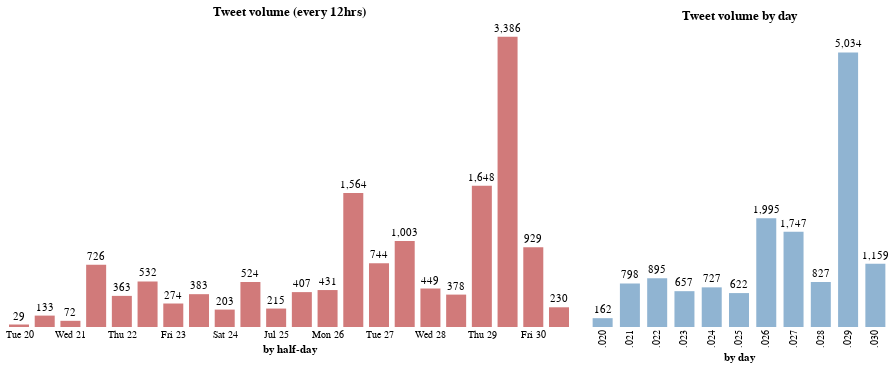

Here is the notebook cell this chart was saved with:
### Code cell
import altair as alt
alt.data_transformers.disable_max_rows()

steelblue = 'rgb(70,130,180)'

tweet_by_hours_bar = alt.Chart(all_tweets_time, title='Tweet volume (every 12hrs)').mark_bar(
    opacity=0.6, color='firebrick', size=20).encode(
    x=alt.X('time_bins_12h:T', axis=alt.Axis(title='by half-day', ticks=False)),
    y=alt.Y('count:Q', axis=None),  
)

tweet_by_hours_text = alt.Chart(all_tweets_time).mark_text(
    align='center',
    baseline='middle',
    color='black',
    dy=-8 
).encode(
    x=alt.X('time_bins_12h:T', axis=alt.Axis(ticks=False)),
    y=alt.Y('count:Q', axis=None),
    text=alt.Text('count:Q', format=',')
)

tweet_by_days_bar = alt.Chart(all_tweets_day, title='Tweet volume by day').mark_bar(opacity=0.6, color='steelblue', size=20).encode(
    x=alt.X('day_bins:O', axis=alt.Axis(title='by day', ticks=False)),
    y=alt.Y('count:Q', axis=None),  
)

tweet_by_days_text = alt.Chart(all_tweets_day).mark_text(
    align='center',
    baseline='middle',
    color='black',
    dy=-8 
).encode(
    x=alt.X('day_bins:T', axis=alt.Axis(ticks=False)),
    y=alt.Y('count:Q', axis=alt.Axis(title='count', ticks=False)),  
    text=alt.Text('count:Q', format=',')
)

tweet_by_hours = (tweet_by_hours_bar + tweet_by_hours_text).properties(
    width=550,
    height=300)

tweet_by_days = (tweet_by_days_bar + tweet_by_days_text).properties(
    width=300,
    height=300)

(tweet_by_hours | tweet_by_days).configure_axis(
    grid=False,
    domain=False
).configure_view(
    strokeWidth=0)

### Figure 1 — Vega-Lite specification as saved in the notebook (floating-point values rounded to 4 significant figures)
{"config": {"view": {"continuousWidth": 400, "continuousHeight": 300, "strokeWidth": 0}, "axis": {"domain": false, "grid": false}}, "hconcat": [{"layer": [{"mark": {"type": "bar", "color": "firebrick", "opacity": 0.6, "size": 20}, "encoding": {"x": {"type": "temporal", "axis": {"ticks": false, "title": "by half-day"}, "field": "time_bins_12h"}, "y": {"type": "quantitative", "axis": null, "field": "count"}}, "title": "Tweet volume (every 12hrs)"}, {"mark": {"type": "text", "align": "center", "baseline": "middle", "color": "black", "dy": -8}, "encoding": {"text": {"type": "quantitative", "field": "count", "format": ","}, "x": {"type": "temporal", "axis": {"ticks": false}, "field": "time_bins_12h"}, "y": {"type": "quantitative", "axis": null, "field": "count"}}}], "data": {"name": "data-80de1338cd66c3a6cec6800815b209b3"}, "height": 300, "width": 550}, {"layer": [{"mark": {"type": "bar", "color": "steelblue", "opacity": 0.6, "size": 20}, "encoding": {"x": {"type": "ordinal", "axis": {"ticks": false, "title": "by day"}, "field": "day_bins"}, "y": {"type": "quantitative", "axis": null, "field": "count"}}, "title": "Tweet volume by day"}, {"mark": {"type": "text", "align": "center", "baseline": "middle", "color": "black", "dy": -8}, "encoding": {"text": {"type": "quantitative", "field": "count", "format": ","}, "x": {"type": "temporal", "axis": {"ticks": false}, "field": "day_bins"}, "y": {"type": "quantitative", "axis": {"ticks": false, "title": "count"}, "field": "count"}}}], "data": {"name": "data-7c82693a5af17ad80304d49675846b43"}, "height": 300, "width": 300}], "$schema": "https://vega.github.io/schema/vega-lite/v4.8.1.json", "datasets": {"data-80de1338cd66c3a6cec6800815b209b3": [{"time_bins_12h": "2021-07-20T00:00:00", "count": 29}, {"time_bins_12h": "2021-07-20T12:00:00", "count": 133}, {"time_bins_12h": "2021-07-21T00:00:00", "count": 72}, {"time_bins_12h": "2021-07-21T12:00:00", "count": 726}, {"time_bins_12h": "2021-07-22T00:00:00", "count": 363}, {"time_bins_12h": "2021-07-22T12:00:00", "count": 532}, {"time_bins_12h": "2021-07-23T00:00:00", "count": 274}, {"time_bins_12h": "2021-07-23T12:00:00", "count": 383}, {"time_bins_12h": "2021-07-24T00:00:00", "count": 203}, {"time_bins_12h": "2021-07-24T12:00:00", "count": 524}, {"time_bins_12h": "2021-07-25T00:00:00", "count": 215}, {"time_bins_12h": "2021-07-25T12:00:00", "count": 407}, {"time_bins_12h": "2021-07-26T00:00:00", "count": 431}, {"time_bins_12h": "2021-07-26T12:00:00", "count": 1564}, {"time_bins_12h": "2021-07-27T00:00:00", "count": 744}, {"time_bins_12h": "2021-07-27T12:00:00", "count": 1003}, {"time_bins_12h": "2021-07-28T00:00:00", "count": 449}, {"time_bins_12h": "2021-07-28T12:00:00", "count": 378}, {"time_bins_12h": "2021-07-29T00:00:00", "count": 1648}, {"time_bins_12h": "2021-07-29T12:00:00", "count": 3386}, {"time_bins_12h": "2021-07-30T00:00:00", "count": 929}, {"time_bins_12h": "2021-07-30T12:00:00", "count": 230}], "data-7c82693a5af17ad80304d49675846b43": [{"day_bins": 20, "count": 162}, {"day_bins": 21, "count": 798}, {"day_bins": 22, "count": 895}, {"day_bins": 23, "count": 657}, {"day_bins": 24, "count": 727}, {"day_bins": 25, "count": 622}, {"day_bins": 26, "count": 1995}, {"day_bins": 27, "count": 1747}, {"day_bins": 28, "count": 827}, {"day_bins": 29, "count": 5034}, {"day_bins": 30, "count": 1159}]}}
